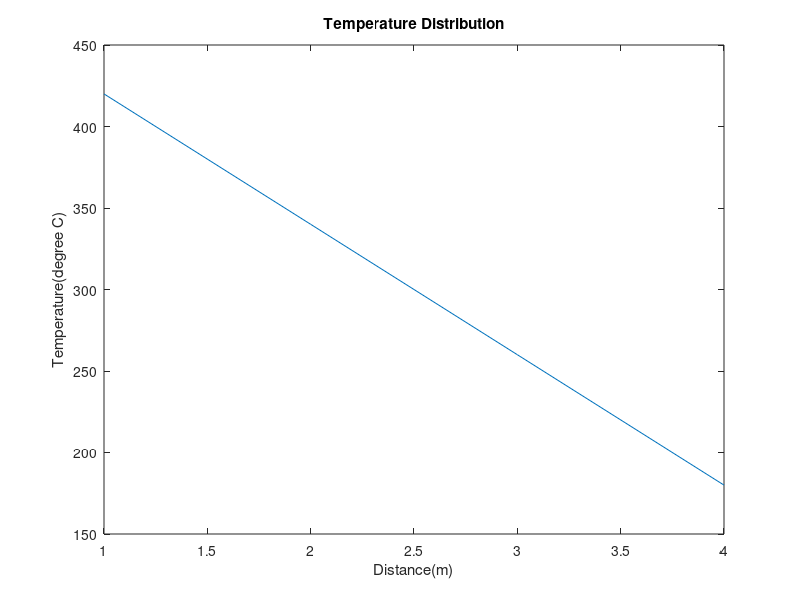

MATLAB code to generate this figure:
clc;
%1-D steady state heat conduction using matrix 
n=4;
A = zeros(4,4);
for i=1:3
    A(i,i)=2;
    A(i,i+1)=-1;
    A(i+1,i)=-1;
    A(4,4)=2;
end
A_inv=inv(A);
B=[500 0 0 100]';
X=inv(A)*B
L=1;
x=linspace(1,n,4);
plot(x,X)
xlabel('Distance(m)');
ylabel('Temperature(degree C)');
title('Temperature Distribution')
